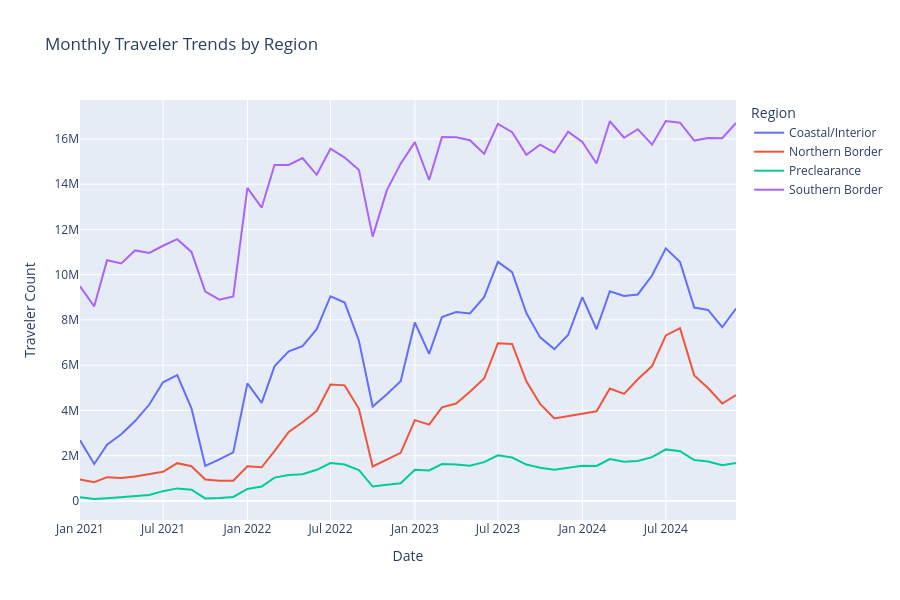

Source (notebook cell):
### Code cell
# Prepare data for line or area chart by month and region
line_data = df_cbp[df_cbp['Measure Name'] == 'Travelers']
line_data['Date'] = pd.to_datetime(line_data['FY'].astype(str) + '-' + line_data['Month'], format='%Y-%b')
line_data = line_data.groupby(['Date', 'Region'])['Count'].sum().reset_index()

# Line chart by region
fig_line = px.line(line_data, 
                   x='Date', 
                   y='Count', 
                   color='Region',
                   title="Monthly Traveler Trends by Region",
                   labels={'Count': 'Traveler Count', 'Date': 'Date'})
fig_line.update_layout(height=600)

# Optional: Uncomment for an area chart instead of a line chart
# fig_line.update_traces(mode='lines+markers', stackgroup='one')

fig_line.show()
